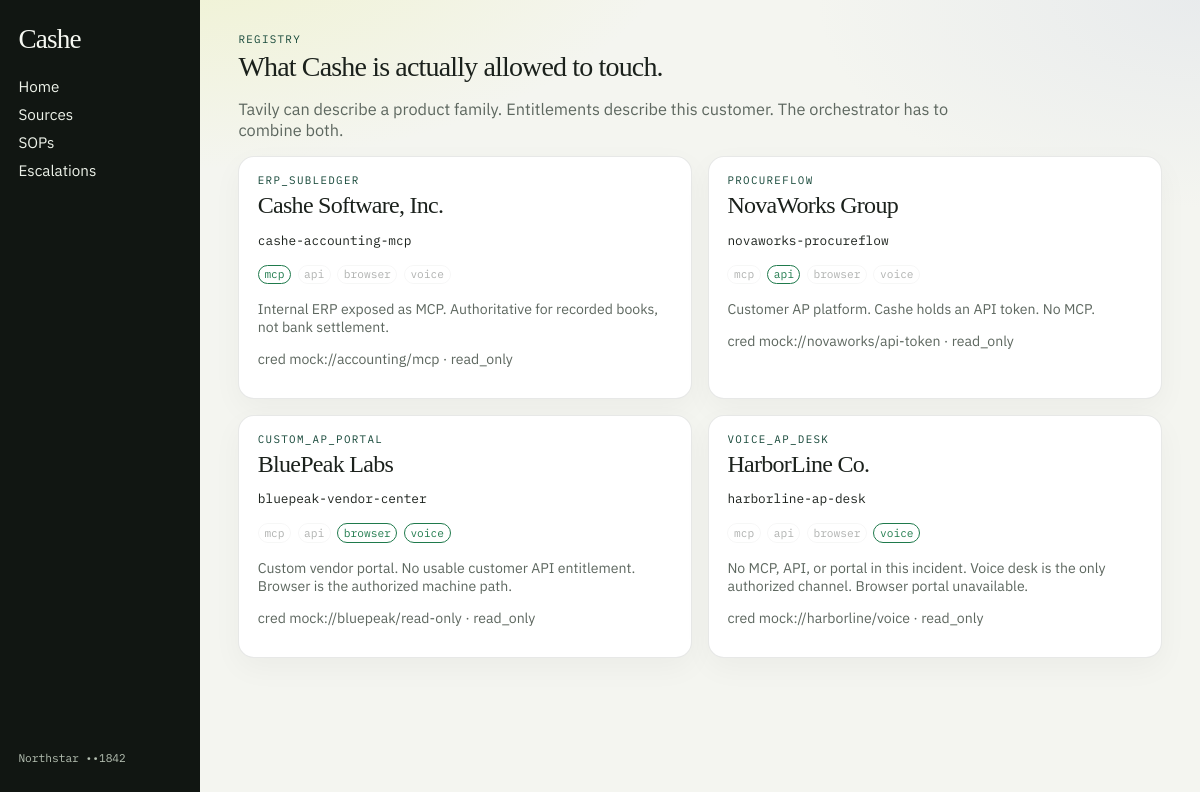
The app's page /sources with its own data.
### cashe/models.py (models this page shows)
class Base(DeclarativeBase):
    pass

class SourceRegistry(Base):
    __tablename__ = "source_registry"
    source_id: Mapped[str] = mapped_column(String, primary_key=True)
    organization: Mapped[str] = mapped_column(String)
    product_family: Mapped[str] = mapped_column(String)
    base_url: Mapped[str] = mapped_column(String)
    allowed_hosts: Mapped[str] = mapped_column(Text)
    entitlements_json: Mapped[str] = mapped_column(Text)
    credential_ref: Mapped[str] = mapped_column(String)
    permission: Mapped[str] = mapped_column(String, default="read_only")
    expected_artifacts: Mapped[str] = mapped_column(Text)
    preferred_sop_id: Mapped[str | None] = mapped_column(String, nullable=True)
    allowed_operations_json: Mapped[str] = mapped_column(Text, default="[]")
    notes: Mapped[str] = mapped_column(Text, default="")

### cashe/main.py (the view)
@app.get("/sources", response_class=HTMLResponse)
def sources_page(request: Request):
    db = session()
    rows = db.scalars(select(SourceRegistry)).all()
    db.close()
    return templates.TemplateResponse(
        request,
        "sources.html",
        {"sources": [source_dict(r) for r in rows]},
    )

### cashe/templates/sources.html (shortened to what this page needs)
{% extends "base.html" %}
{% block body %}
<section class="mast compact">
  <p class="eyebrow">Registry</p>
  <h1>What Cashe is actually allowed to touch.</h1>
  <p class="lede">Tavily can describe a product family. Entitlements describe this customer. The orchestrator has to combine both.</p>
</section>
<div class="source-grid">
  {% for s in sources %}
  <article class="source-card">
    <p class="eyebrow">{{ s.product_family }}</p>
    <h2>{{ s.organization }}</h2>
    <p class="mono">{{ s.source_id }}</p>
    <ul class="ents">
      {% for k, v in s.entitlements.items() %}
      <li class="{% if v %}on{% endif %}">{{ k }}</li>
      {% endfor %}
    </ul>
    <p class="caption">{{ s.notes }}</p>
    <p class="caption">cred {{ s.credential_ref }} · {{ s.permission }}</p>
  </article>
  {% endfor %}
</div>
{% endblock %}

### cashe/templates/base.html (shortened to what this page needs)
<!DOCTYPE html>
<html lang="en">
<head>
  <link rel="stylesheet" href="/static/app.css">
</head>
<body>
  <div class="shell">
    <aside class="rail">
      <a class="mark" href="/">Cashe</a>
      <nav>
        <a href="/">Home</a>
        <a href="/sources">Sources</a>
        <a href="/sops">SOPs</a>
        <a href="/escalations">Escalations</a>
      </nav>
      <p class="rail-foot">Northstar ••1842</p>
    </aside>
    <main class="paper">
      {% block body %}{% endblock %}
    </main>
  </div>
</body>
</html>

### cashe/static/app.css (style rules this page uses)
:root { --ink: #1b211c; --forest: #154738; --lime: #dce64c; --paper: #f4f5f0; --card: #ffffff; --muted: #5d675f; --line: rgba(27, 33, 28, 0.1); --decline: #c23b22; --ok: #1f7a4c; --warn: #c4a035; --bank: #3a6cf0; --mcp: #154738; --api: #e07a2f; --browser: #6b4fd3; --voice: #0f8a7a; --conflict: #c23b22; --rail: #111612; }
* { box-sizing: border-box; }
html, body { margin: 0; min-height: 100%; }
body { background: radial-gradient(900px 420px at 12% -10%, rgba(220, 230, 76, 0.22), transparent 60%), radial-gradient(700px 380px at 100% 0%, rgba(180, 190, 220, 0.18), transparent 55%), var(--paper); color: var(--ink); font-family: "IBM Plex Sans", "Helvetica Neue", sans-serif; }
.shell { display: grid; grid-template-columns: 200px 1fr; min-height: 100vh; }
.rail { background: var(--rail); color: #eef3ea; padding: 1.5rem 1.15rem; display: flex; flex-direction: column; gap: 1.3rem; position: sticky; top: 0; height: 100vh; }
.mark { font-family: "Instrument Serif", Georgia, serif; font-size: 1.7rem; color: #f6f8f2; text-decoration: none; letter-spacing: -0.03em; }
.rail nav { display: flex; flex-direction: column; gap: 0.5rem; }
.rail nav a { color: #eef3ea; text-decoration: none; font-size: 0.95rem; }
.rail-foot { margin-top: auto; font-family: "IBM Plex Mono", monospace; font-size: 0.7rem; color: #b7c2b4; }
.paper { padding: 2rem 2.4rem 3.4rem; max-width: 1360px; }
.mast h1, .explanation h2, .stmt h2, .source-card h2, .channel-card h2, .esc-card h2, .esc-card h3 { font-family: "Instrument Serif", Georgia, serif; font-weight: 400; letter-spacing: -0.03em; margin: 0.15rem 0 0.5rem; line-height: 1.08; }
.mast h1 { font-size: 2.4rem; max-width: 22ch; }
.mast.compact h1 { font-size: 1.75rem; max-width: 36ch; }
.eyebrow { font-family: "IBM Plex Mono", monospace; font-size: 0.68rem; letter-spacing: 0.12em; text-transform: uppercase; color: var(--forest); margin: 0 0 0.35rem; }
.lede, .now-line { max-width: 46rem; color: var(--muted); font-size: 1.02rem; }
.caption, .muted { color: var(--muted); font-size: 0.88rem; }
.variance-band > div, .stmt, .source-card, .esc-card, .explanation, .card { background: var(--card); border: 1px solid var(--line); border-radius: 16px; padding: 1rem 1.15rem; box-shadow: 0 10px 30px rgba(27, 33, 28, 0.04); }
.source-grid, .esc-grid { display: grid; grid-template-columns: 1fr 1fr; gap: 1rem; }
.ents { display: flex; gap: 0.4rem; list-style: none; padding: 0; }
.ents li { font-family: "IBM Plex Mono", monospace; font-size: 0.7rem; opacity: 0.35; border: 1px solid var(--line); padding: 0.1rem 0.35rem; border-radius: 99px; }
.ents li.on { opacity: 1; color: var(--ok); border-color: var(--ok); }
.mono { font-family: "IBM Plex Mono", monospace; font-size: 0.8rem; }

### records on screen
SourceRegistry: product_family "ERP_SUBLEDGER", organization "Cashe Software, Inc.", source_id "cashe-accounting-mcp", entitlements "mcp" "api" "browser" "voice", notes "Internal ERP exposed as MCP. Authoritative for recorded books, not bank settlement.", credential_ref "mock://accounting/mcp", permission "read_only"
SourceRegistry: product_family "PROCUREFLOW", organization "NovaWorks Group", source_id "novaworks-procureflow", entitlements "mcp" "api" "browser" "voice", notes "Customer AP platform. Cashe holds an API token. No MCP.", credential_ref "mock://novaworks/api-token", permission "read_only"
SourceRegistry: product_family "CUSTOM_AP_PORTAL", organization "BluePeak Labs", source_id "bluepeak-vendor-center", entitlements "mcp" "api" "browser" "voice", notes "Custom vendor portal. No usable customer API entitlement. Browser is the authorized machine path.", credential_ref "mock://bluepeak/read-only", permission "read_only"
SourceRegistry: product_family "VOICE_AP_DESK", organization "HarborLine Co.", source_id "harborline-ap-desk", entitlements "mcp" "api" "browser" "voice", notes "No MCP, API, or portal in this incident. Voice desk is the only authorized channel. Browser portal unavailable.", credential_ref "mock://harborline/voice", permission "read_only"
